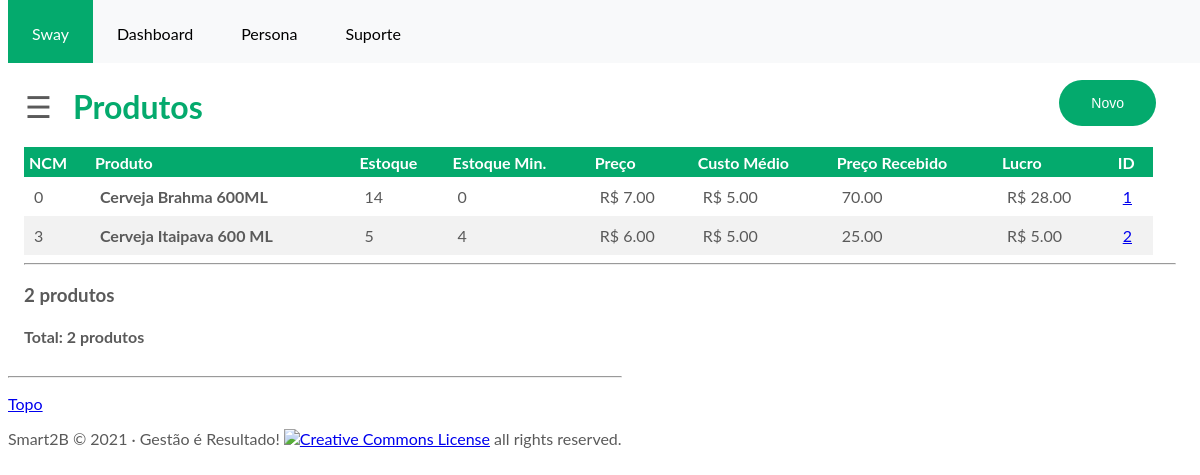
Page /swayapp/product_list/ (signed in) on the earlier database version.
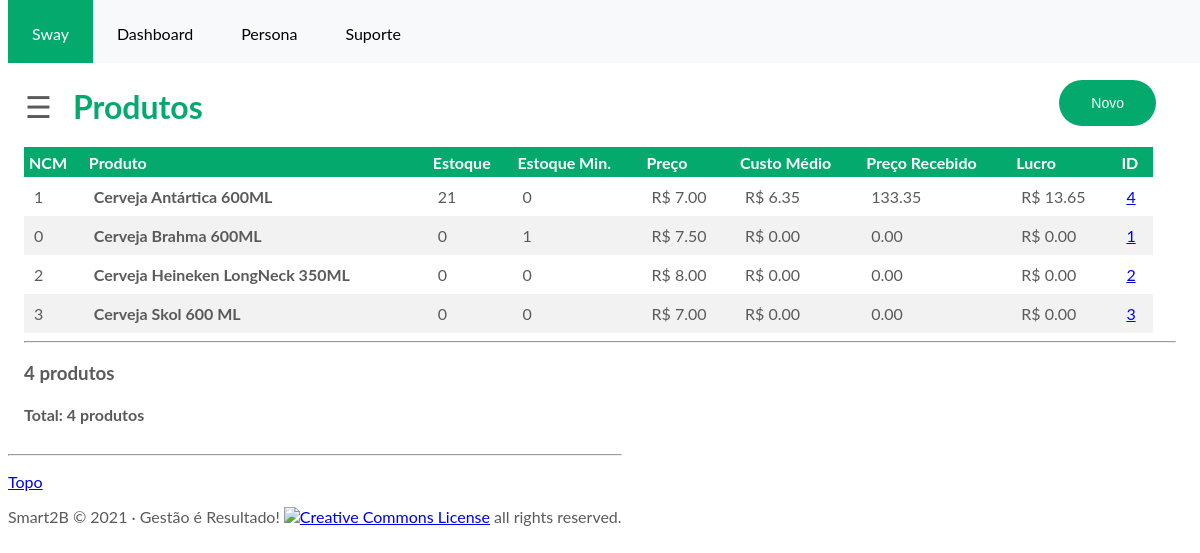
Same page on the later database version.
### swayapp/models.py (models this page shows, shortened)
class Product(models.Model):
    imported = models.BooleanField('Importado', default=False)
    outofline = models.BooleanField('Fora de Linha', default=False)
    ncm = models.CharField('NCM', max_length=8)
    brand = models.ForeignKey(
        Brand,
        on_delete=models.CASCADE,
        verbose_name='marca'
    )
    product = models.CharField('Produto', max_length=100, unique=True)
    sell_price = models.DecimalField('Preço venda', max_digits=7, decimal_places=2, default=0)
    received_by = models.ForeignKey(User, max_length=50, blank=True, null=True, on_delete=models.CASCADE)
    received = models.IntegerField(default='0', blank=False, null=True)
    received_price = models.DecimalField('Preço Recebimento', max_digits=20, decimal_places=2, null=True)
    ipi = models.DecimalField('IPI', max_digits=3, decimal_places=2, blank=True, default=0)
    stock = models.IntegerField('Estoque atual', default='0', blank=False, null=True)
    stock_min = models.PositiveIntegerField('Estoque Minimo', default=0)
    category = models.ForeignKey(Category, verbose_name='Categoria', on_delete=models.SET_NULL, null=True, blank=True)
    class Meta:
        ordering = ['product']
        verbose_name = 'produto'
        verbose_name_plural = 'produtos'
    def get_price(self):
        return "R$ %s" % number_format(self.sell_price, 2)
    def get_ipi(self):
        return "%s" % number_format(self.ipi * 100, 0)
    def get_custo_medio(self):
        if self.stock != 0 and self.received_price != 0:
            return "R$ %s" % number_format(self.received_price / self.stock, 2)
        else:
            return "R$ %s" % number_format(0, 2)
    def get_lucro(self):
        if self.stock != 0 and self.received_price != 0:
            return "R$ %s" % number_format((self.stock * self.sell_price) - self.received_price, 2)
        else:
            return "R$ %s" % number_format(0, 2)

### swayapp/views.py (the view, shortened to what this page needs)
# urls.py: path('product_list/', views.ProductList.as_view(), name='product_list'),
@method_decorator(login_required, name='dispatch')
class ProductList(CounterMixin, ListView):
    template_name = 'product_list.html'
    model = Product
    paginate_by = 15
    form_class = ProductForm
    def get_context_data(self):
        context = super(ProductList, self).get_context_data()
        context['form'] = ProductForm
        return context
    def get_queryset(self):
        p = Product.objects.all()
        q = self.request.GET.get('search_box')
        if q is not None:
            p = p.filter(product__icontains=q)
        if self.request.GET.get('filter_link', False):
            p = p.filter(stock__lt=F('stock_min'))
        if self.request.GET.get('outofline', False):
            p = p.filter(outofline=1)
        return p

### swayapp/mixins.py (called while the page is built)
    def get_context_data(self, **kwargs):
        context =super(CounterMixin, self).get_context_data(**kwargs)
        context['count'] =self.get_queryset().count()
        return context

### swayapp/models.py (called while the page is built)
    def __str__(self):
        return self.brand

    def __str__(self):
        return self.category

### swayapp/templates/product_list.html (shortened to what this page needs)
{% extends 'base.html' %}
{% load widget_tweaks %}
{% block content %}
<body>
<button type="button"
	class="addbutton"
	data-toggle="modal"
	data-target="#exampleModalScrollable">
	Novo
</button>
<h1 class="willianclass">Produtos</h1>
{% if object_list %}
<div>
	<table class="table table-striped">
		<thead>
		<tr>
			<th>NCM</th>
			<th>Produto</th>
			<th class="text-center">Estoque</th>
			<th class="text-center">Estoque Min.</th>
			<th class="text-right">Preço</th>
			<th class="text-center">Custo Médio</th>
			<th class="text-center">Preço Recebido</th>
			<th class="text-center">Lucro</th>
			<th class="text-center">ID</th>
		</tr>
		</thead>
		<tbody>
		{% for product in object_list %}
		{% if product.outofline %}
		<tr class="danger">
			{% else %}
		<tr>
			{% endif %}
			<td>{{ product.ncm }}</td>
			<td><b>{{ product.product }}</b></td>
			<td class="text-center">{{ product.stock }}</td>
			<td class="text-center">{{ product.stock_min }}</td>
			<td class="text-right">{{ product.get_price }}</td>
			<td class="text-right">{{ product.get_custo_medio }}</td>
			<td class="text-right">{{ product.received_price }}</td>
			<td class="text-right">{{ product.get_lucro }}</td>
			<td class="text-center"><a href="{% url 'swayapp:product_detail' product.id %}">{{product.id}}</a></td>
		</tr>
		{% endfor %}
		</tbody>
	</table>
</div>
{% else %}
<p class="alert alert-warning">Sem itens na lista.</p>
{% endif %}
	<hr>
	<div>
		<h3>{{ object_list|length }} produto{{ object_list|length|pluralize }}</h3>
		<h4>
			<b>Total:</b>
			{{ page_obj.paginator.count }} produto{{ page_obj.paginator.count|pluralize }}
		</h4>
	</div>
</body>
{% endblock content %}

### swayapp/templates/base.html (shortened to what this page needs)
<html lang="en">
<head>
  {% load static %}
    <link href="{% static 'css/style.css' %}" rel="stylesheet">
    <link href="{% static 'css/select2.min.css' %}" rel="stylesheet">
    <link href='https://unpkg.com/boxicons@2.1.2/css/boxicons.min.css' rel='stylesheet'>
</head>
<body>
<ul class="navbar">
    <li><a class="active">Sway</a></li>
    <li><a>Dashboard</a></li>
    <li><a>Persona</a></li>
    <li><a>Suporte</a></li>
</ul>
<div id="main">
    <span id="free_span" class="free-span" style="cursor:pointer;padding:1" onclick="openNav()">&#9776;</span>
    {% block content %}
    {% endblock content %}
    <footer>
        <div class="container">
            <div class="row clearfix">
                <div class="col-md-12 column">
                    <hr>
                    <p class="pull-right">
                        <a href="#"><span class="glyphicon glyphicon-chevron-up">Topo</span></a>
                    </p>
                    <p>Smart2B &copy; 2021 &middot; Gestão é Resultado!
                        <a rel="license" href="http://creativecommons.org/licenses/by-nc-sa/3.0/" target="_blank"><img alt="Creative Commons License" style="border-width:0" src="http://i.creativecommons.org/l/by-nc-sa/3.0/br/80x15.png"/></a>
                       all rights reserved.
                    </p>
                </div>
            </div>
        </div>
    </footer>
</div>
</body>
</html>

### swayapp/static/css/style.css (style rules this page uses)
html { font-family: "Lato", sans-serif; -webkit-text-size-adjust: 100%; -ms-text-size-adjust: 100%; }
.willianclass { color: #04AA6D; margin-top: 63; margin-left 5; }
.navbar { list-style-type: none; margin: 0; padding: 0; overflow: hidden; background-color: #f8f9fa; position: fixed; top: 0; width: 100%; color: black; height: 63; z-index: 1; }
.free-span { float: left; margin-top: 63; padding: 50; margin-right: 20; font-size:30px; }
li { float: left; }
.navbar>li>a { display: block; text-align: center; padding: 24px 24px; text-decoration: none; }
.active { background-color: #04AA6D; color: white; }
#main { transition: margin-left .5s; padding: 16px; }
table { width: 98%; border-color: green; border-spacing: 0; border-collapse: collapse; margin-top: 2px; margin-left: 10px margin-right: 10px }
th { height: 30px; color: white; text-align: left; vertical-align: middle; background-color: #04AA6D; padding: 5px; position: -webkit-sticky; top: 0; }
td { height: 10px; padding: 10px; }
tr:nth-child(even) { background-color: #f2f2f2; }
.addbutton { background-color: #04AA6D; border: none; color: white; padding: 15px 32px; text-align: center; text-decoration: none; font-size: 14px; margin: 4px 2px; cursor: pointer; float: right; margin-top: 56; margin-right: 20; border-radius: 50px; }
.row { display: -ms-flexbox; display: flex; -ms-flex-wrap: wrap; flex-wrap: wrap; margin: 2 -16px; }

### swayapp/templates/base.html (style rules this page uses)
body { padding-top: 0; padding-bottom: 40px; color: #5a5a5a; }

Differences in the rows shown:
added Product: ncm "1", product "Cerveja Antártica 600ML", stock "21", stock_min "0", get_price "R$ 7.00", get_custo_medio "R$ 6.35", received_price "133.35", get_lucro "R$ 13.65", id "4"
changed Product "Cerveja Brahma 600ML": stock "14" → "0"; stock_min "0" → "1"; get_price "R$ 7.00" → "R$ 7.50"; get_custo_medio "R$ 5.00" → "R$ 0.00"; received_price "70.00" → "0.00"; get_lucro "R$ 28.00" → "R$ 0.00"
changed Product id 2: ncm "3" → "2"; product "Cerveja Itaipava 600 ML" → "Cerveja Heineken LongNeck 350ML"; stock "5" → "0"; stock_min "4" → "0"; get_price "R$ 6.00" → "R$ 8.00"; get_custo_medio "R$ 5.00" → "R$ 0.00"; received_price "25.00" → "0.00"; get_lucro "R$ 5.00" → "R$ 0.00"
added Product: ncm "3", product "Cerveja Skol 600 ML", stock "0", stock_min "0", get_price "R$ 7.00", get_custo_medio "R$ 0.00", received_price "0.00", get_lucro "R$ 0.00", id "3"
Other differences:
{{ object_list|length }}: "2" → "4"
{{ page_obj.paginator.count }}: "2" → "4"
